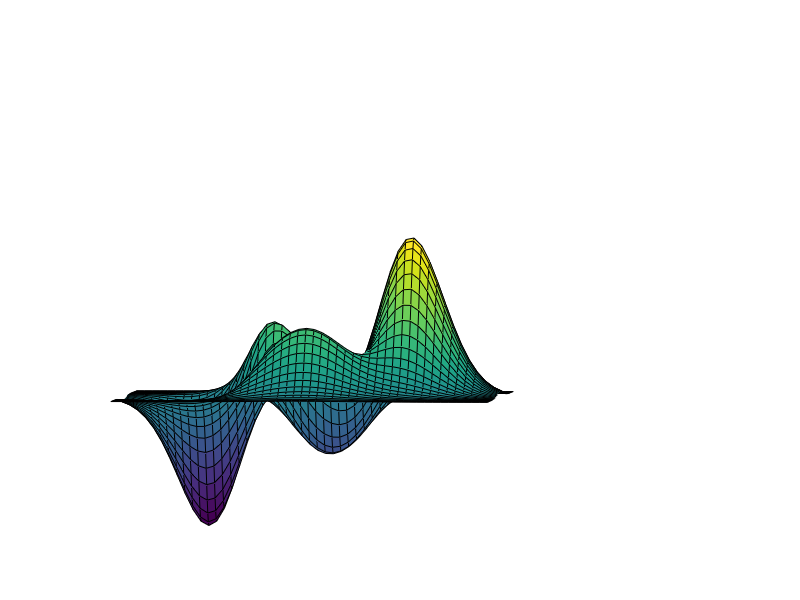

Source code (MATLAB):
surf(peaks)
axis vis3d off
for x = -200:5:200
    camtarget([25 38 8]);
    campos([x,50,10])
%     drawnow
    pause(0.1)
end
